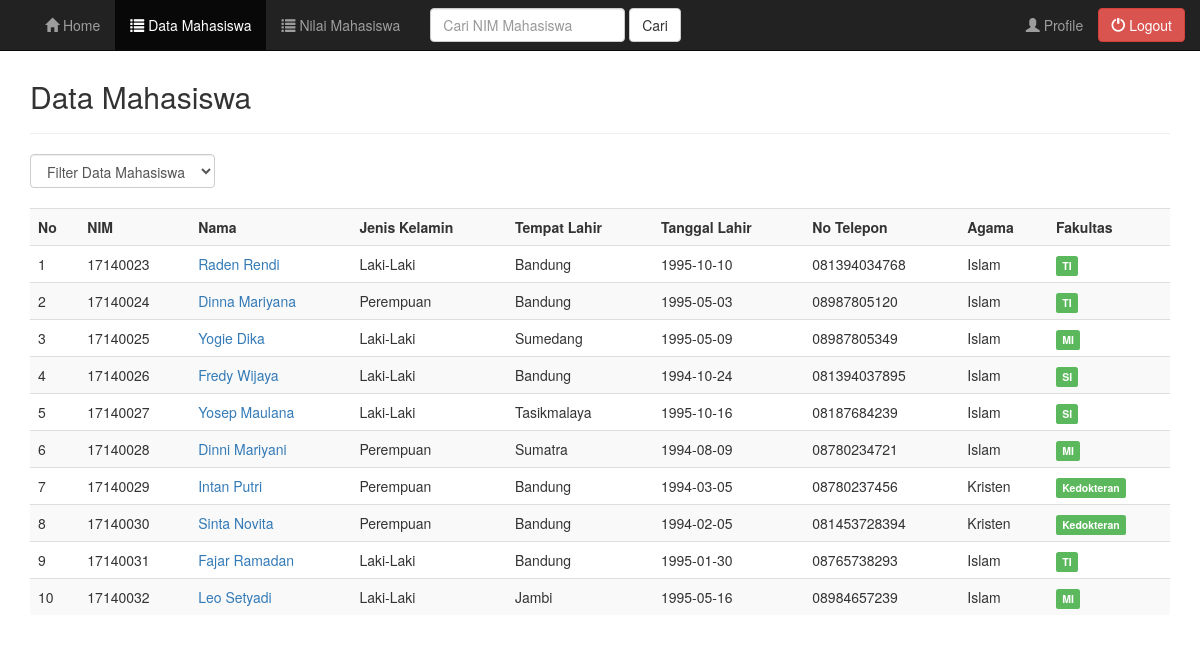
The page /user/data.php (signed in) on the database its author committed.
### tables this page shows
CREATE TABLE `tbl_mahasiswa` (
  `ID` bigint(20) UNSIGNED NOT NULL,
  `username` varchar(20) NOT NULL,
  `password` varchar(32) NOT NULL,
  `level` varchar(30) NOT NULL,
  `nim` varchar(20) NOT NULL,
  `nama` varchar(50) NOT NULL,
  `jenis_kelamin` varchar(20) NOT NULL,
  `tempat_lahir` varchar(30) NOT NULL,
  `tanggal_lahir` date NOT NULL,
  `alamat_asal` varchar(100) NOT NULL,
  `alamat_sekarang` varchar(100) NOT NULL,
  `no_telepon` varchar(13) NOT NULL,
  `email` varchar(30) NOT NULL,
  `agama` varchar(50) NOT NULL,
  `fakultas` varchar(50) NOT NULL,
  `absen` varchar(25) NOT NULL,
  `tugas` varchar(30) NOT NULL,
  `uts` varchar(35) NOT NULL,
  `uas` varchar(40) NOT NULL,
  `study` varchar(45) NOT NULL,
  `sks` varchar(50) NOT NULL,
  `grade` varchar(25) NOT NULL
);

### user/data.php (the view, shortened to what this page needs)
<?php
include("header.php");
include("../koneksi.php");
?>
	<div class="container">
		<div class="content">
			<h2>Data Mahasiswa</h2>
			<hr />
			<form class="form-inline" method="get">
				<div class="form-group">
					<select name="filter" class="form-control" onchange="form.submit()">
						<option value="0">Filter Data Mahasiswa</option>
						<?php $filter = (isset($_GET['filter']) ? strtolower($_GET['filter']) : NULL);  ?>
					</select>
				</div>
			</form>
			<br />
			<div class="table-responsive">
				<table class="table table-striped table-hover">
					<tr>
						<th>No</th>
						<th>NIM</th>
						<th>Nama</th>
						<th>Jenis Kelamin</th>
						<th>Tempat Lahir</th>
						<th>Tanggal Lahir</th>
						<th>No Telepon</th>
						<th>Agama</th>
						<th>Fakultas</th>
					</tr>
					<?php
					if($filter){
						$sql = mysqli_query($koneksi, "SELECT * FROM tbl_mahasiswa WHERE fakultas='$filter' ORDER BY nim ASC");
					}else{
						$sql = mysqli_query($koneksi, "SELECT * FROM tbl_mahasiswa ORDER BY nim ASC");
					}
					if(mysqli_num_rows($sql) == 0){
						echo '<tr><td colspan="14">Data Tidak Ada.</td></tr>';
					}else{
						$no = 1;
						while($row = mysqli_fetch_assoc($sql)){
							echo '
							<tr>
								<td>'.$no.'</td>
								<td>'.$row['nim'].'</td>
								<td><a href="profile_mahasiswa.php?nim='.$row['nim'].'">'.$row['nama'].'</a></td>
								<td>'.$row['jenis_kelamin'].'</td>
								<td>'.$row['tempat_lahir'].'</td>
								<td>'.$row['tanggal_lahir'].'</td>
								<td>'.$row['no_telepon'].'</td>
								<td>'.$row['agama'].'</td>
								<td>';
								if($row['fakultas'] == 'TI'){
									echo '<span class="label label-success">TI</span>';
								}
								else if ($row['fakultas'] == 'MI' ){
									echo '<span class="label label-success">MI</span>';
								}
								else if ($row['fakultas'] == 'SI' ){
									echo '<span class="label label-success">SI</span>';
								}
								else if ($row['fakultas'] == 'Kedokteran' ){
									echo '<span class="label label-success">Kedokteran</span>';
								}
							echo '
								</td>
							</tr>
							';
							$no++;
						}
					}
					?>
				</table>
			</div>
		</div>
	</div>
<?php
include("footer.php");
?>

### style.css (style rules this page uses)
.content { margin-top: 80px; }

### rows shown on the page
tbl_mahasiswa: nim "17140023", nama "Raden Rendi", jenis_kelamin "Laki-Laki", tempat_lahir "Bandung", tanggal_lahir "1995-10-10", no_telepon "081394034768", agama "Islam", fakultas "TI"
tbl_mahasiswa: nim "17140024", nama "Dinna Mariyana", jenis_kelamin "Perempuan", tempat_lahir "Bandung", tanggal_lahir "1995-05-03", no_telepon "08987805120", agama "Islam", fakultas "TI"
tbl_mahasiswa: nim "17140025", nama "Yogie Dika", jenis_kelamin "Laki-Laki", tempat_lahir "Sumedang", tanggal_lahir "1995-05-09", no_telepon "08987805349", agama "Islam", fakultas "MI"
tbl_mahasiswa: nim "17140026", nama "Fredy Wijaya", jenis_kelamin "Laki-Laki", tempat_lahir "Bandung", tanggal_lahir "1994-10-24", no_telepon "081394037895", agama "Islam", fakultas "SI"
tbl_mahasiswa: nim "17140027", nama "Yosep Maulana", jenis_kelamin "Laki-Laki", tempat_lahir "Tasikmalaya", tanggal_lahir "1995-10-16", no_telepon "08187684239", agama "Islam", fakultas "SI"
tbl_mahasiswa: nim "17140028", nama "Dinni Mariyani", jenis_kelamin "Perempuan", tempat_lahir "Sumatra", tanggal_lahir "1994-08-09", no_telepon "08780234721", agama "Islam", fakultas "MI"
tbl_mahasiswa: nim "17140029", nama "Intan Putri", jenis_kelamin "Perempuan", tempat_lahir "Bandung", tanggal_lahir "1994-03-05", no_telepon "08780237456", agama "Kristen", fakultas "Kedokteran"
tbl_mahasiswa: nim "17140030", nama "Sinta Novita", jenis_kelamin "Perempuan", tempat_lahir "Bandung", tanggal_lahir "1994-02-05", no_telepon "081453728394", agama "Kristen", fakultas "Kedokteran"
tbl_mahasiswa: nim "17140031", nama "Fajar Ramadan", jenis_kelamin "Laki-Laki", tempat_lahir "Bandung", tanggal_lahir "1995-01-30", no_telepon "08765738293", agama "Islam", fakultas "TI"
tbl_mahasiswa: nim "17140032", nama "Leo Setyadi", jenis_kelamin "Laki-Laki", tempat_lahir "Jambi", tanggal_lahir "1995-05-16", no_telepon "08984657239", agama "Islam", fakultas "MI"
